Frame 1 (no input): blank canvas, image omitted
Frame 60 (the mouse pressed at the canvas centre just before this capture): blank canvas, image omitted
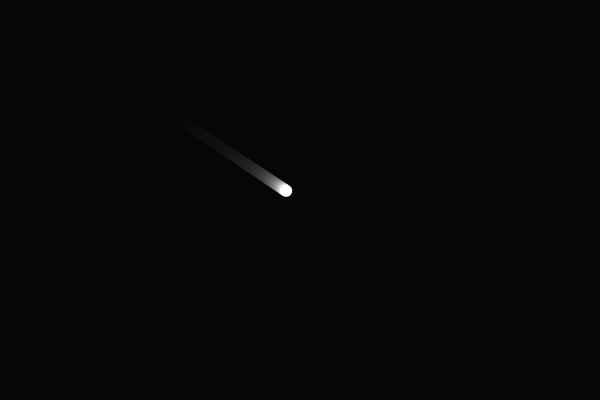
Frame 120 (the mouse held since frame 60 and released just before this capture)

The Processing sketch whose frames 1 and 60 were blank and that drew this single picture after the mouse press (run headless with seeded random() and noise(); from frame 60 on, the mouse is pressed at the canvas centre):

// Processing sketch: Tracking_ver1
// ── Tracking_ver1.pde
/*
マウス座標を白い丸が追いかけるサンプル
微妙にeasingをかけて気持ちよく
*/

float x;
float y;
float easing = 0.05;//この値で追従の仕方が変わる


void setup(){
 size(600,400); //ウインドウサイズを定義
 noStroke();//図形の描画時に枠線を描かない
}

void draw(){
  
  //background(0);
  
  //半透明な黒で、マイループ塗りつぶす＝残像が残る
  fill(0,20);
  rect(0,0,width,height);
  
  float targetX = mouseX;//目標点のx座標
  float targetY = mouseY;//目標点のy座標
  
  x += (targetX - x)*easing;//白い丸のx座標を更新
  y += (targetY - y)*easing;//白い丸のy座標を更新
  
  fill(255);
  ellipse(x,y,12,12);//丸を描画
  
  //fill(255,0,0);
  //ellipse(mouseX,mouseY,12,12);
}
